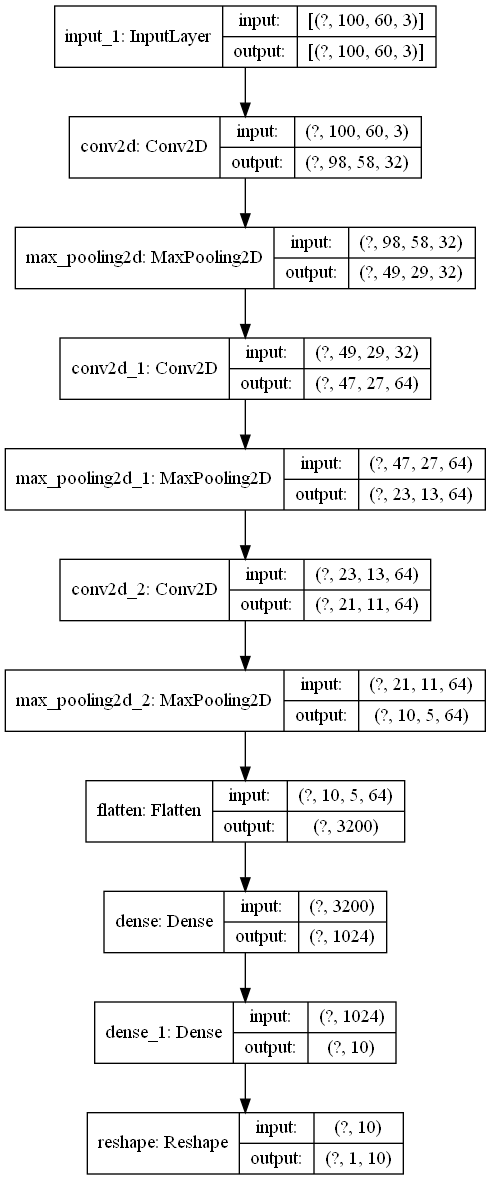

The script that saved this image:
#!/usr/bin/env python

import os
import cv2
import tensorflow as tf
from tensorflow.keras.utils import to_categorical, plot_model
from tensorflow.keras import layers, models
from tensorflow.keras.callbacks import ModelCheckpoint, EarlyStopping

import matplotlib.pyplot as plt
import numpy as np
import pandas as pd
import math


import pdb

tf.__version__


cwd = os.getcwd()
DATA_DIR = 'images/char-1-epoch-100/train'
CHECKPOINT_DIR = os.path.join(cwd, ".model_weights")
CHECKPOINT_PATH = os.path.join(CHECKPOINT_DIR, 'checkpoint')
MODEL_PATH = os.path.join(cwd, "model")
N_LABELS = 10
VALID_RATIO = 0.1
TEST_RATIO = 0.1
TRAIN_BATCH_SIZE = 64
VALID_BATCH_SIZE = 64
TEST_BATCH_SIZE = 128

files = os.listdir(DATA_DIR)
shape = cv2.imread(os.path.join(DATA_DIR, files[0])).shape
H, W, C = shape


def parse_filepath(filepath):
    try:
        path, filename = os.path.split(filepath)
        filename, ext = os.path.splitext(filename)
        label, _ = filename.split("_")
        return label
    except Exception as e:
        print('error to parse %s. %s' % (filepath, e))
        return None, None


def get_data_generator(df, indices, for_training, batch_size):
    images, labels = [], []
    while True:
        for i in indices:
            r = df.iloc[i]
            file, label = r['file'], r['label']
            im = cv2.imread(os.path.join(DATA_DIR, file))
            im = np.array(im) / 255.0
            images.append(np.array(im))
            labels.append(np.array([np.array(to_categorical(int(i), N_LABELS)) for i in label]))
            if len(images) >= batch_size:
                yield np.array(images), np.array(labels)
                images, labels = [], []
        if not for_training:
            break


attributes = list(map(parse_filepath, files))
CHARS_PER_IMAGE = len(attributes[0])
df = pd.DataFrame(attributes)
df['file'] = files
df.columns = ['label', 'file']

p = np.random.permutation(len(df))
test_up_to = int(len(df) * TEST_RATIO)
test_idx = p[:test_up_to]
train_idx = p[test_up_to:]

test_count = len(test_idx)
train_count = len(train_idx)
valid_count = int(train_count * VALID_RATIO)
train_count -= valid_count
train_idx, valid_idx = train_idx[:train_count], train_idx[train_count:]


print('train count: %s, valid count: %s, test count: %s' % (
    train_count, valid_count, test_count
))


def createModel():
    input_layer = tf.keras.Input(shape=(H, W, C))
    x = layers.Conv2D(32, 3, activation='relu')(input_layer)
    x = layers.MaxPooling2D((2, 2))(x)
    x = layers.Conv2D(64, 3, activation='relu')(x)
    x = layers.MaxPooling2D((2, 2))(x)
    x = layers.Conv2D(64, 3, activation='relu')(x)
    x = layers.MaxPooling2D((2, 2))(x)

    x = layers.Flatten()(x)
    x = layers.Dense(1024, activation='relu')(x)
    # x = layers.Dropout(0.5)(x)

    x = layers.Dense(CHARS_PER_IMAGE * N_LABELS, activation='softmax')(x)
    x = layers.Reshape((CHARS_PER_IMAGE, N_LABELS))(x)

    model = models.Model(inputs=input_layer, outputs=x)

    model.compile(optimizer='adam',
                  loss='categorical_crossentropy',
                  metrics=['accuracy'])
    return model


def showModel(model):
    model.summary()
    plot_model(model, show_shapes=True, show_layer_names=True)


def train(resume=False):
    model = createModel()
    showModel(model)
    if resume:
        model.load_weights(CHECKPOINT_PATH)
    elif not os.path.exists(CHECKPOINT_DIR):
        os.mkdir(CHECKPOINT_DIR)

    train_batch_size = min(TRAIN_BATCH_SIZE, train_count)
    valid_batch_size = min(VALID_BATCH_SIZE, valid_count)

    train_gen = get_data_generator(df, train_idx, for_training=True, batch_size=train_batch_size)
    valid_gen = get_data_generator(df, valid_idx, for_training=True, batch_size=valid_batch_size)

    callbacks = [
        ModelCheckpoint(
            filepath=CHECKPOINT_PATH,
            monitor='accuracy',
            save_best_only=True,
            save_weights_only=True,
            verbose=1
        ),
        EarlyStopping(
            monitor='accuracy',
            min_delta=0.0001,
            patience=3,
            verbose=1
        )
    ]

    history = model.fit(
        train_gen,
        steps_per_epoch=train_count // train_batch_size,
        epochs=999,
        callbacks=callbacks,
        validation_data=valid_gen,
        validation_steps=valid_count // valid_batch_size,
    )

    model.save(MODEL_PATH)
    print('Training done.')

    epochs = len(history.history['loss'])
    pd.DataFrame(history.history).plot(
        figsize=(8, 5),
        grid=True,
        xticks=(np.arange(0, epochs, 1) if epochs < 10 else None),
        yticks=np.arange(0, 1, 0.1),
        ylim=(0, 1),
        xlabel='Epoch',
        ylabel='Accuracy',
    )
    plt.show()

    evaluate(model)


def evaluate(model):
    print('Evaluating...')
    test_batch_size = min(TEST_BATCH_SIZE, test_count)
    test_gen = get_data_generator(df, test_idx, for_training=False, batch_size=test_batch_size)
    loss, accuracy = model.evaluate(test_gen, steps=test_count // test_batch_size)

    test_gen = get_data_generator(df, test_idx, for_training=False, batch_size=test_batch_size)
    images_test, labels_test = next(test_gen)

    labels_pred = model.predict_on_batch(images_test)

    labels_true = tf.math.argmax(labels_test, axis=-1)
    labels_pred = tf.math.argmax(labels_pred, axis=-1)

    failed_idx = []
    for i, label in enumerate(labels_true):
        if labels_pred[i].numpy()[0] != label.numpy()[0]:
            failed_idx.append(i)


    print('Failed {}/{}.'.format(len(failed_idx), test_count))
    total = len(failed_idx)
    n_cols = 5
    n_rows = math.ceil(total / n_cols)
    fig, axes = plt.subplots(n_rows, n_cols, figsize=(15, 15))
    for i, img_idx in enumerate(failed_idx):
        ax = axes.flat[i]
        ax.imshow(images_test[img_idx])
        ax.set_title('pred: {}'.format(
            ''.join(map(str, labels_pred[img_idx].numpy()))))
        ax.set_xlabel('true: {}'.format(
            ''.join(map(str, labels_true[img_idx].numpy()))))
        ax.set_xticks([])
        ax.set_yticks([])
    plt.show()


# train()
model = models.load_model(MODEL_PATH)
showModel(model)
evaluate(model)
